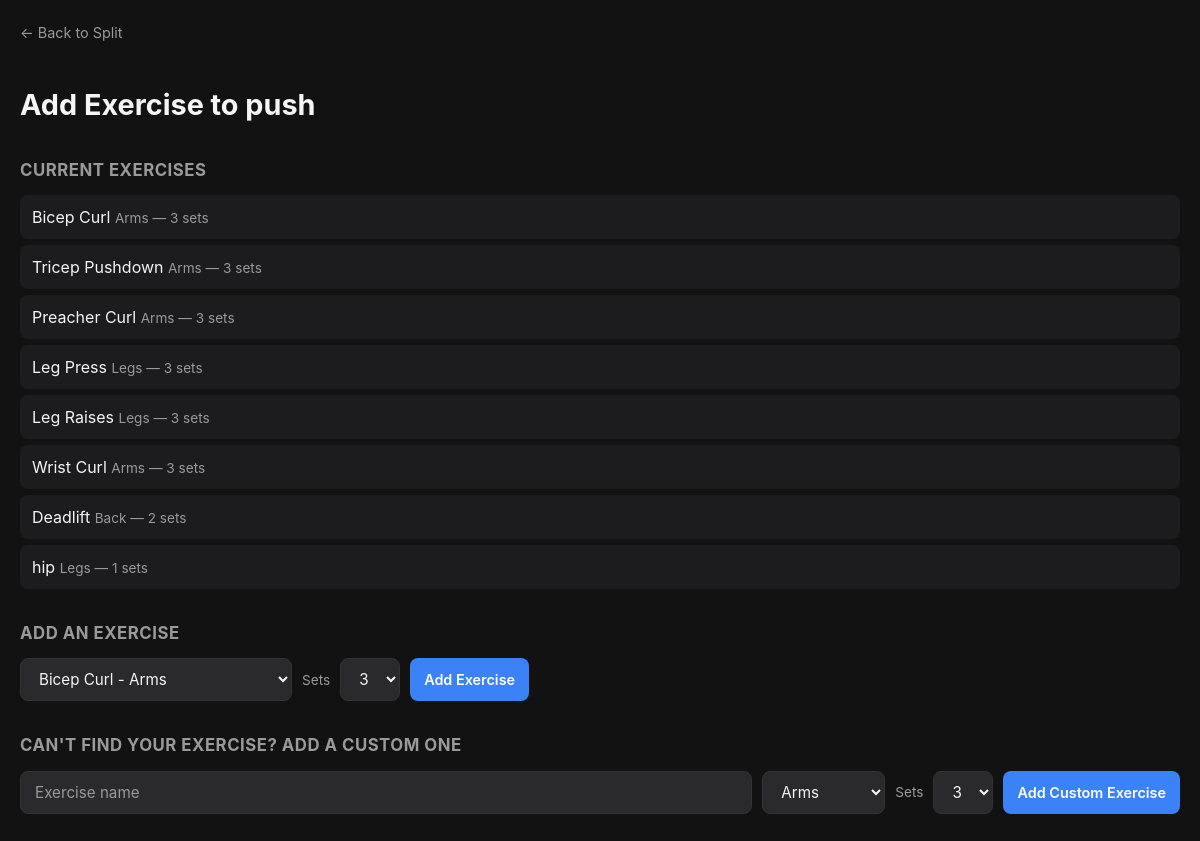
The app's page /split/1/add-day-exercise/1, older data.
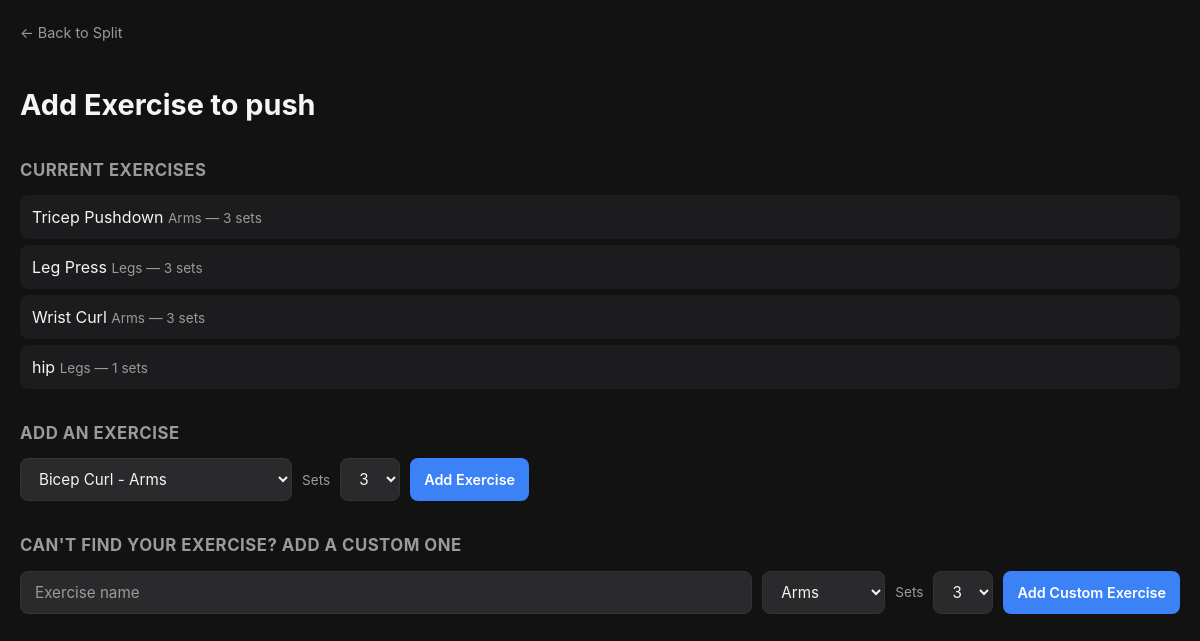
The same page, newer data.
### tables this page shows
CREATE TABLE split_exercises (
            id INTEGER PRIMARY KEY AUTOINCREMENT,
            split_day_id INTEGER NOT NULL,
            exercise_id INTEGER NOT NULL,
            sets_count INTEGER NOT NULL DEFAULT 3, exercise_order INTEGER NOT NULL DEFAULT 0,
            FOREIGN KEY (split_day_id) REFERENCES split_days(id),
            FOREIGN KEY (exercise_id) REFERENCES exercises(id)
        );

CREATE TABLE exercises (
            id INTEGER PRIMARY KEY AUTOINCREMENT,
            name TEXT NOT NULL,
            muscle_group TEXT NOT NULL
        );

### app.py (the view)
@app.route("/split/<int:split_id>/add-day-exercise/<int:day_id>")
def add_day_exercise_page(split_id, day_id):
    conn = get_db()
    cursor = conn.cursor()
    cursor.execute("SELECT * FROM split_days WHERE id = ?", (day_id,))
    day = cursor.fetchone()
    cursor.execute("""
        SELECT exercises.*, split_exercises.sets_count FROM exercises
        JOIN split_exercises ON exercises.id = split_exercises.exercise_id
        WHERE split_exercises.split_day_id = ?
    """, (day_id,))
    current_exercises = cursor.fetchall()
    cursor.execute("SELECT * FROM exercises ORDER BY muscle_group")
    all_exercises = cursor.fetchall()
    conn.close()
    return render_template("add_day_exercise.html",
        day=day,
        split_id=split_id,
        current_exercises=current_exercises,
        all_exercises=all_exercises
    )

### app.py (called while the page is built)
def get_db():
    conn = sqlite3.connect(DB_PATH)
    conn.row_factory = sqlite3.Row
    return conn

### templates/add_day_exercise.html (shortened to what this page needs)
<!DOCTYPE html>
<html lang="en">
<head>
    <link rel="stylesheet" href="{{ url_for('static', filename='style.css') }}">
</head>
<body>
    <a class="back-link" href="/split/{{ split_id }}">← Back to Split</a>
    <h1>Add Exercise to {{ day.day_name }}</h1>
    <h2>Current Exercises</h2>
    {% if current_exercises %}
        <ul class="simple-list">
            {% for exercise in current_exercises %}
                <li>{{ exercise.name }} <span class="exercise-meta">{{ exercise.muscle_group }} — {{ exercise.sets_count }} sets</span></li>
            {% endfor %}
        </ul>
    {% else %}
        <p class="empty-state">No exercises added yet.</p>
    {% endif %}
    <div class="form-section">
        <h2>Add an Exercise</h2>
        <form action="/split/{{ split_id }}/add-day-exercise/{{ day.id }}" method="POST" class="form-row">
            <select name="exercise_id" class="select-input">
                {% for exercise in all_exercises %}
                    <option value="{{ exercise.id }}">{{ exercise.name }} - {{ exercise.muscle_group }}</option>
                {% endfor %}
            </select>
            <label class="field-label">Sets</label>
            <select name="sets_count" class="select-input">
                <option value="3" selected>3</option>
            </select>
            <button type="submit" class="btn btn-primary">Add Exercise</button>
        </form>
    </div>
    <div class="form-section">
        <h2>Can't find your exercise? Add a custom one</h2>
        <form action="/split/{{ split_id }}/add-custom-exercise/{{ day.id }}" method="POST" class="form-row">
            <input type="text" name="name" class="text-input" placeholder="Exercise name" required>
            <select name="muscle_group" class="select-input">
                <option value="Arms">Arms</option>
            </select>
            <label class="field-label">Sets</label>
            <select name="sets_count" class="select-input">
                <option value="3" selected>3</option>
            </select>
            <button type="submit" class="btn btn-primary">Add Custom Exercise</button>
        </form>
    </div>
</body>
</html>

Row changes from the older to the newer data that the page shows:
removed split_exercises: name "Bicep Curl", muscle_group "Arms", sets_count "3"
no longer on this page (row unchanged): split_exercises: name "Preacher Curl", muscle_group "Arms", sets_count "3"
no longer on this page (row unchanged): split_exercises: name "Leg Raises", muscle_group "Legs", sets_count "3"
removed split_exercises: name "Deadlift", muscle_group "Back", sets_count "2"
